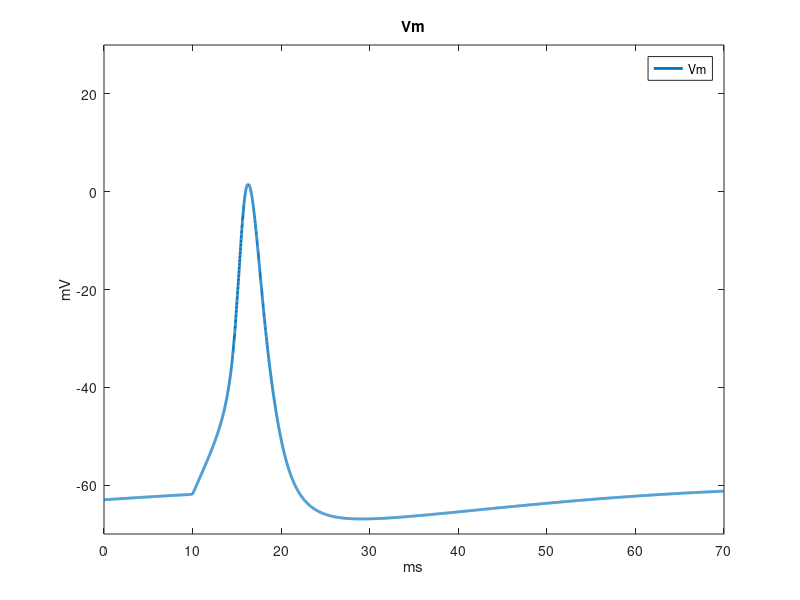
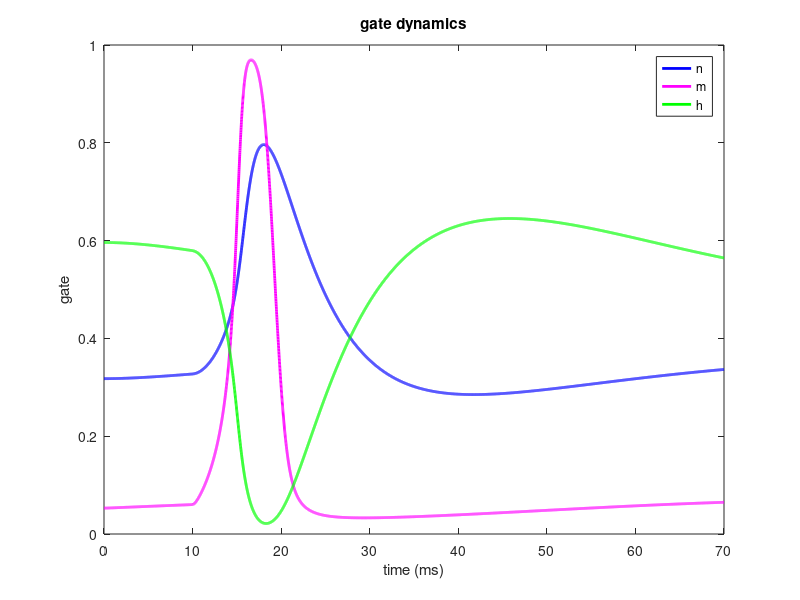

The MATLAB script that drew these images, in order:
%=====================================================
%Coplyleft, Jan. 28 2019
%Lee Suk-Ho M.D. Ph.D.
%Department of Physiology, Seoul National Univ. College of Medicine
%=====================================================

clear;
%=====================================================
%Given Parameters
%=====================================================
Vrest=-63;
E_K = -80;
E_Na = 50;
E_L = 0;
Cm = 25;
G_K = 28;
G_Na = 150;
G_L = 0.1;

Time=70; %ms
deltaT=0.01;
tw=(0:deltaT:Time)';
Ts1 = 10; Tdur = 5;  Ts2 = Ts1+Tdur;
Ts1 = floor(Ts1/deltaT); Ts2 = floor(Ts2/deltaT);
nt = numel(tw);

Istim=zeros(nt,1);
Istim(Ts1:Ts2,1)=100; % % micro amp current

%=====================================================
%Set Initial values
%=====================================================
dV = 0; 

alpha_n=0.01*(10-dV)/(exp((10-dV)/10)-1);
beta_n=0.125*exp(-dV/80);

alpha_m=0.1*(25-dV)/(exp((25-dV)/10)-1);
beta_m=4*exp(-dV/18);

alpha_h=0.07*exp(-dV/20);
beta_h=1/(exp((30-dV)/10)+1);

ninf=alpha_n/(alpha_n+beta_n);
minf=alpha_m/(alpha_m+beta_m);
hinf=alpha_h/(alpha_h+beta_h);

%====================================================
%Defining arena for simulation
%====================================================
Vm = Vrest*ones(nt, 1);
n = ninf*ones(nt, 1);
m = minf*ones(nt, 1);
h = hinf*ones(nt, 1);

%====================================================
% Simulation Main
%====================================================
for i=1:numel(tw)-1

    dV = Vm(i) - Vrest;
    alpha_n(i) = .01 * ( (10-dV) / (exp((10-dV)/10)-1) );
    beta_n(i) = .125*exp(-dV/80);
    alpha_m(i) = .1*( (25-dV) / (exp((25-dV)/10)-1) );
    beta_m(i) = 4*exp(-dV/18);
    alpha_h(i) = .07*exp(-dV/20);
    beta_h(i) = 1/(exp((30-dV)/10)+1);

    %calc. currents
    I_Na = G_Na * (m(i)^3) *h(i) * (Vm(i)-E_Na);
    I_K = G_K * (n(i)^4) * (Vm(i)-E_K);
    I_L = G_L*(Vm(i)-E_L);
    Itot = Istim(i) - I_K - I_Na - I_L ;

    %calc. derivatives
    Vm(i+1) = Vm(i) + deltaT*Itot/Cm;
    n(i+1) = n(i) + deltaT*(alpha_n(i) *(1-n(i)) - beta_n(i) * n(i));
    m(i+1) = m(i) + deltaT*(alpha_m(i) *(1-m(i)) - beta_m(i) * m(i));
    h(i+1) = h(i) + deltaT*(alpha_h(i) *(1-h(i)) - beta_h(i) * h(i));

end

%===================================================
% Plot Vm
%===================================================
figure(1); clf;
plot(tw,Vm,'LineWidth',2)
axis([0 Time -70 30]);
hold on
legend({'Vm'})
ylabel('mV')
xlabel('ms')
title('Vm');

%====================================================
%Plot Gate dynamics 
%====================================================
figure(2); clf;
p1 = plot(tw, n,'b','LineWidth',2);
hold on
p2 = plot(tw, m,'m','LineWidth',2);
hold on
p3 = plot(tw,h,'g','LineWidth',2);
legend([p1, p2, p3], 'n', 'm', 'h')
ylabel('gate')
xlabel('time (ms)')
title('gate dynamics')